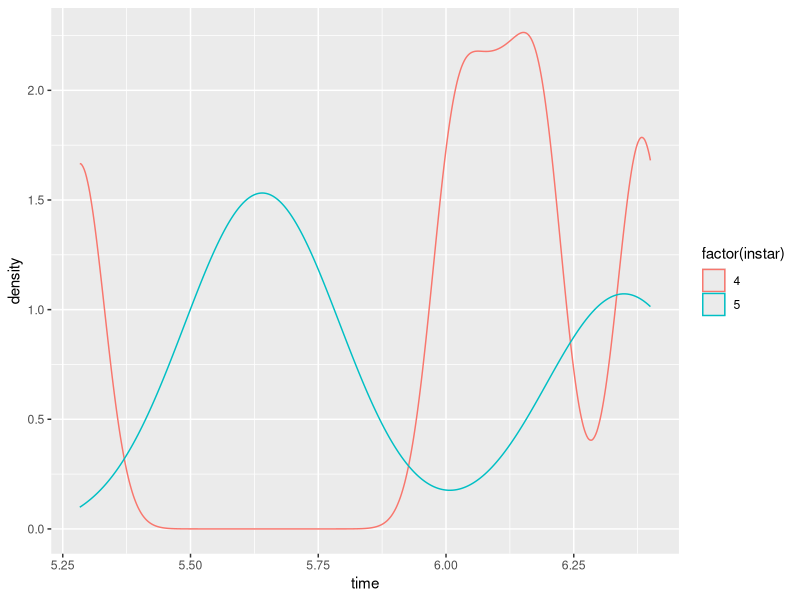
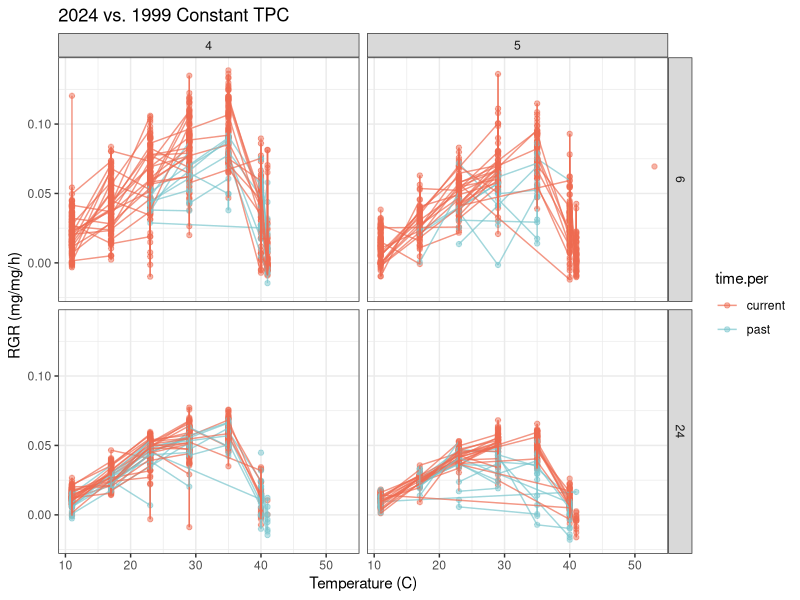
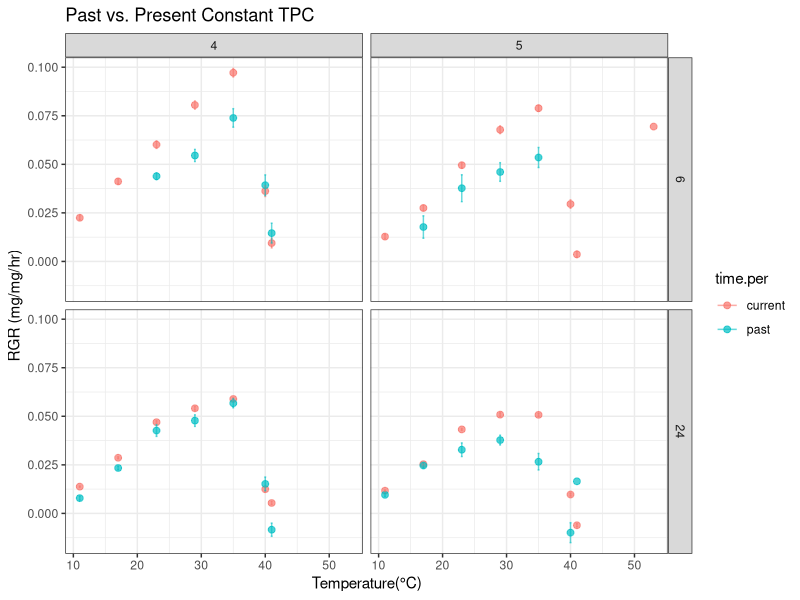

The R script that drew these images, in order:
# ## Taylor M. Hatcher
# ## Analysis of 6 hr and 24hr constant TPCs for P. rapae. Each caterpillar only experienced one temperature for 24 hours.
# library(ggplot2)
# library(data.table)
# library(dplyr)
# library(patchwork)
# library(reshape2)
# library(viridis)
# library(tidyverse)
# 
# setwd("~/Desktop/Repos/WARP2024")
# 
# #past data
# tpc1 = read.csv("PrapaeW.1999.ConstantTempTPCs.4thinstar.jul2021.xlsx - data.csv")
# tpc1$instar=4
# 
# #past data that includes a 6 hour time weighing: "Prapae.NC_WA.2000.TRNS.leaf" for 4th instar caterpillars
# #past data that includes some 9 hour weighings, some 6.5 hour weighings, and 24.5 hour weighings
# tpc2 = read.csv("PrapaeW.1999.ConstantTempTPCs.5thinstar.jul2021.xlsx - data.csv")
# names(tpc2)=names(tpc1)
# tpc2$instar=5
# 
# tpc.p= rbind(tpc1, tpc2)
# 
# tpc.p$rgr= (log(tpc.p$fw) - log(tpc.p$Mo))/tpc.p$time
# tpc.p$time.per= "past"
# 
# tpc.ps= tpc.p[,c("UniID","mom","ID","temp","instar","time","duration","mgain","rgr","time.per")]
# #plot
# ggplot(tpc.ps[tpc.ps$time>5 & tpc.ps$time<11,], aes(x=time, color=factor(instar), group=factor(instar)))+
#   geom_density()
# table(tpc.ps$time, tpc.ps$instar)
# 
# #recent 2024 TPC data
# tpc.c = read.csv("2024PrapaeConstantTPCCombineddata.csv")
# 
# 
# # Convert fw to numeric and drop nas
# tpc.c$fw <- as.numeric(tpc.c$fw)
# 
# tpc.c$rgr= (log(tpc.c$fw) - log(tpc.c$M0))/tpc.c$duration
# tpc.c$time.per= "current"
# 
# tpc.c$mom= tpc.c$Female
# tpc.c$ID= tpc.c$Individual
# tpc.c$UniID= paste(tpc.c$temp, tpc.c$mom, tpc.c$ID, sep=".")
# #Calculate mass gained in each time treatment
# tpc.c$mgain= tpc.c$fw - tpc.c$M0
# 
# #combine historic and current
# tpc.cs= tpc.c[,c("UniID","mom","ID","temp","instar","time","duration","mgain","rgr","time.per")]
# 
# 
# tpc= rbind(tpc.cs, tpc.ps)
# 
# 
# ######Plot
# 
# ##Set up durations of 6hr and 24hr
# 
# tpc$dur=NA
# tpc$time= as.numeric(tpc$time)
# # tpc[tpc$time>5 & tpc$time<11 & tpc$time.per=="past","dur"]=6
# tpc[tpc$time>5 & tpc$time<6.6 & tpc$time.per=="past","dur"]=6
# tpc[tpc$time>20 & tpc$time<26 & tpc$time.per=="past","dur"]=24
# tpc[tpc$time.per=="current","dur"]= tpc[tpc$time.per=="current","duration"]
# 
# tpc.plot = ggplot(tpc[tpc$dur %in% c(6,24),], aes(x=temp, y=rgr, color=time.per)) +
#  geom_point(alpha=0.5) +
#   facet_grid(dur ~ instar) +
#   theme_bw() +
#  xlab("Temperature (C)") +
#   ylab("RGR (mg/mg/h)") +
#   ggtitle("2024") +
#  ylim(-0.10, 0.14)
# 
# #Plot family mean values for constant tpc
# tpc.agg.f <- tpc %>% # new code added 11-22-24
#   group_by(mom, temp, duration, instar)%>% # new code added 11-22-24
#   dplyr::summarise(mean = mean(rgr, na.rm = TRUE), # new code added 11-22-24E)
#                    se = sd(rgr, na.rm = TRUE) /sqrt(n())
#   )
# # new code added 11-22-24
# # Aggregating by temperature, duration, and instar
# # Aggregate mean values with corrected standard error calculation
# tpc.agg <- tpc %>%
#   group_by(temp, time.per, dur, instar) %>%
#   dplyr::summarise(
#     mean = mean(rgr, na.rm = TRUE),
#     se = sd(rgr, na.rm = TRUE) / sqrt(n())
#   )
# #This piece of code is ensuring that 'time.per' is a factor with specified levels
# tpc$time.per <- factor(tpc$time.per, levels = c("past", "current"))
# 
# # Plot individual means and family means
# tpc.plot <- ggplot() +
#   # Layer for individual-level aggregated data
#   geom_point(
#     data = tpc.agg[tpc.agg$dur %in% c(6, 24), ],
#     aes(x = temp, y = mean, color = time.per, group = time.per),
#     alpha = 0.7, size = 2
#   )+
#   geom_errorbar(
#     data = tpc.agg[tpc.agg$dur %in% c(6, 24), ],
#     aes(x = temp, ymin = mean - se, ymax = mean + se, color = time.per, group = time.per),
#     width = 0.3, alpha = 0.6) +
#    +
#    # Line connecting family-level data
#    geom_line(
#      data = tpc.agg.f,
#      aes(x = temp, y = mean, group = mom),
#      color = "black", linetype = "solid", size = 1
#    ) +
#   # Layer for family-level aggregated data
#    geom_point(
#      data = tpc.agg.f,
#      aes(x = temp, y = mean)) +
#  geom_errorbar(
#      data = tpc.agg.f,
#      aes(x = temp, ymin = mean - se, ymax = mean + se, group = mom),
#    width = 0.3, color = "red", alpha = 0.7
#    ) +
#   facet_grid(dur ~ instar) + #facet by duration and instar
#   theme_bw() +
#   xlab("Temperature (°C") +
#   ylab("RGR (mg/mg/hr)") +
#   ggtitle("Past vs. Present Constant TPC with Family Means") +
#   ylim(-0.10, 0.14)
# print(tpc.plot)
# #plotting family means with error bars
#    tpc.plot <- ggplot(tpc.agg[tpc.agg$dur %in% c(6, 24), ],aes(x = temp, y = mean, color = time.per, group = time.per)) +
#    geom_point(alpha = 0.7, size = 2) + # Points for mean values
#   geom_errorbar(aes(ymin = mean - se, ymax = mean +se), width = 0.3, alpha = 0.6) + # Error bars
#   facet_grid(dur ~ instar) + #Facets for duration and instar
#   theme_bw() +
#   xlab("Temperature(°C)") +
#   ylab("RGR (mg/mg/hr)") +
#   ggtitle("Past vs. Present Constant TPC")
# ylim(-0.10, 0.14)
# 
# 
# 
# 
# # Fit a linear model and calculate predictions for each group
# #tpc.fit <- tpc.valid %>%
# # group_by(time.per, dur, instar) %>%
# # do({
# # model <- lm(mean ~ temp, data = .)
# #  data.frame(
# #   temp = seq(min(.$temp, na.rm = TRUE), max(.$temp, na.rm = TRUE), length.out = 100),  # Generate temperature sequence
# #   mean = predict(model, newdata = data.frame(temp = seq(min(.$temp, na.rm = TRUE), max(.$temp, na.rm = TRUE), length.out = 100))),
# #   time.per = unique(.$time.per),
# #   dur = unique(.$dur),
# #  instar = unique(.$instar)
# # )
# #   })
# 
# 
# 
# # Print the plot
# print(tpc.plot)
# 
# setwd('/Volumes/GoogleDrive/Shared drives/TrEnCh/Projects/WARP/Analyses/figures/')
# pdf("2024TRNfeeding_constant.pdf",height = 8, width = 8)
# # Display the final plot
# print(tpc.plot)
# tpc.agg.fh$year=1999
# colnames(tpc.agg.fh)[1]="FEMALE"
# tpc.agg.fh$FEMALE= as.character(tpc.agg.fh$FEMALE)
# tpc.agg.f$FEMALE= as.character(tpc.agg.f$FEMALE)
# tpc.agg.f.all= rbind(tpc.agg.f, tpc.agg.fh)
# tpc.agg.f.all$yrfemale= paste(tpc.agg.f.all$year, tpc.agg.f.all$FEMALE)
# 
# tpc.all.plot= ggplot(tpc.agg.f.all, aes(x=temp,y=mean, col=factor(year)))+
#   geom_line(aes(group=yrfemale)) +scale_color_viridis_d()
# 
# # #add means
#  tpc.all.plot= tpc.all.plot + 
#    geom_errorbar(data=tpc.agg.all, aes(x=temp, y=mean, ymin=mean-se, ymax=mean+se, col=factor(year)), width=0)+
#    geom_point(data=tpc.agg.all, aes(x=temp, y = mean, col=factor(year)), size=3)+
#    theme_bw()+xlab("Temperature (C)")+ylab("RGR (g/g/h)")+
#    ggtitle("1999 & 2024") +ylim(-0.02,0.06) 

library(ggplot2)
library(data.table)
library(dplyr)
library(patchwork)
library(reshape2)
library(viridis)
library(tidyverse)

setwd("~/Desktop/Repos/WARP2024")
#past data 
tpc1 = read.csv("PrapaeW.1999.ConstantTempTPCs.4thinstar.jul2021.xlsx - data.csv")
tpc1$instar=4

tpc2 = read.csv("PrapaeW.1999.ConstantTempTPCs.5thinstar.jul2021.xlsx - data.csv")
names(tpc2)=names(tpc1)
tpc2$instar=5

tpc.p= rbind(tpc1, tpc2)

tpc.p$rgr= (log(tpc.p$fw) - log(tpc.p$Mo))/tpc.p$time ### ?!?!?! is this the correct way to calculate rgr?
tpc.p$time.per= "past"

tpc.ps= tpc.p[,c("UniID","mom","ID","temp","instar","time","duration","mgain","rgr","time.per")]
#plot
ggplot(tpc.ps[tpc.ps$time>5 & tpc.ps$time<6.5,], aes(x=time, color=factor(instar), group=factor(instar)))+
  geom_density()
table(tpc.ps$time, tpc.ps$instar)

#recent 2024 TPC data
tpc.c = read.csv("2024PrapaeConstantTPCCombineddata.csv")


# Convert fw to numeric and drop nas
tpc.c$fw <- as.numeric(tpc.c$fw)

tpc.c$rgr= (log(tpc.c$fw) - log(tpc.c$M0))/tpc.c$duration #!!!!!!!!check duration if it is correct
tpc.c$time.per= "current"

tpc.c$mom= tpc.c$Female
tpc.c$ID= tpc.c$Individual
tpc.c$UniID= paste(tpc.c$temp, tpc.c$mom, tpc.c$ID, sep=".")
#Calculate mass gained in each time treatment
tpc.c$mgain= tpc.c$fw - tpc.c$M0

#combine historic and current
tpc.cs= tpc.c[,c("UniID","mom","ID","temp","instar","time","duration","mgain","rgr","time.per")]


tpc= rbind(tpc.cs, tpc.ps)


######Plot

##Set up durations of 6hr and 24hr

tpc$dur=NA
tpc$time= as.numeric(tpc$time)
tpc[tpc$time>5 & tpc$time<6.5 & tpc$time.per=="past","dur"]=6
tpc[tpc$time>20 & tpc$time<26 & tpc$time.per=="past","dur"]=24
tpc[tpc$time.per=="current","dur"]= tpc[tpc$time.per=="current","duration"]

tpc.plot <- ggplot(tpc[tpc$dur %in% c(6,24),], aes(x=temp, y=rgr, color=time.per)) +
  geom_point(alpha=0.5) +
  geom_line(aes(group = mom, color = time.per), alpha = 0.7) + # lineage lines
  facet_grid(dur ~ instar) +
  theme_bw() +
  xlab("Temperature (C)") +
  ylab("RGR (mg/mg/h)") +
  ggtitle("2024 vs. 1999 Constant TPC") +
  ylim(-0.02, 0.14)+
scale_color_manual(values = c("current" = "#EE6A50", "past" = "#7AC5CD"))
print(tpc.plot)

# Aggregate mean values with corrected standard error calculation
tpc.agg <- tpc %>%
  group_by(temp, time.per, dur, instar) %>%
  dplyr::summarise(
    mean = mean(rgr, na.rm = TRUE),
    se = sd(rgr, na.rm = TRUE) / sqrt(n())
  )
 #plotting family means with error bars
  tpc.plot <- ggplot(tpc.agg[tpc.agg$dur %in% c(6, 24), ],aes(x = temp, y = mean, color = time.per, group = time.per)) +
    geom_point(alpha = 0.7, size = 2) + # Points for mean values
  geom_errorbar(aes(ymin = mean - se, ymax = mean +se), width = 0.3, alpha = 0.6) + # Error bars
 facet_grid(dur ~ instar) + #Facets for duration and instar
   theme_bw() +
   xlab("Temperature(°C)") +
   ylab("RGR (mg/mg/hr)") +
   ggtitle("Past vs. Present Constant TPC")
  ylim(-0.10, 0.14)

tpc$time.per <- factor(tpc$time.per, levels = c("past", "current"))
print(tpc.plot)


#plot family mean values 
tpc.agg.f <- tpc %>%
  group_by(mom) %>%
dplyr::summarise(rgr, na.rm=TRUE) 
 
